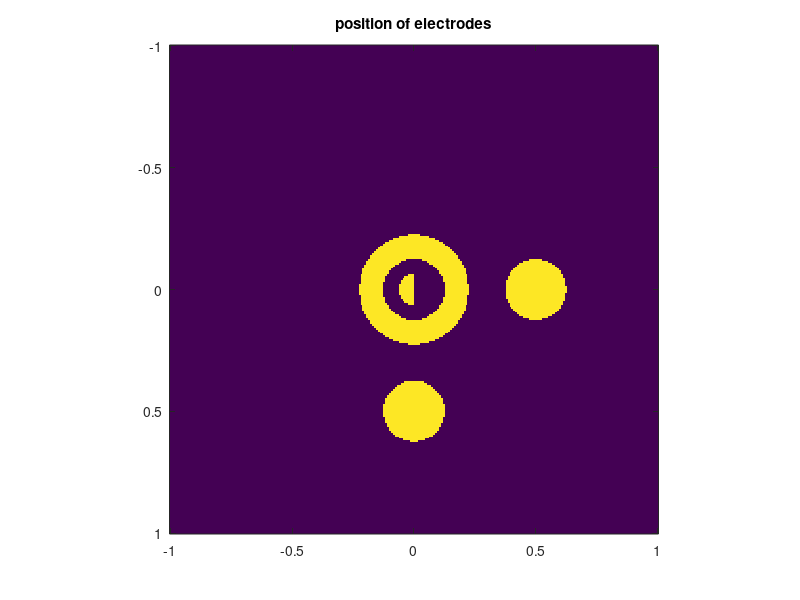
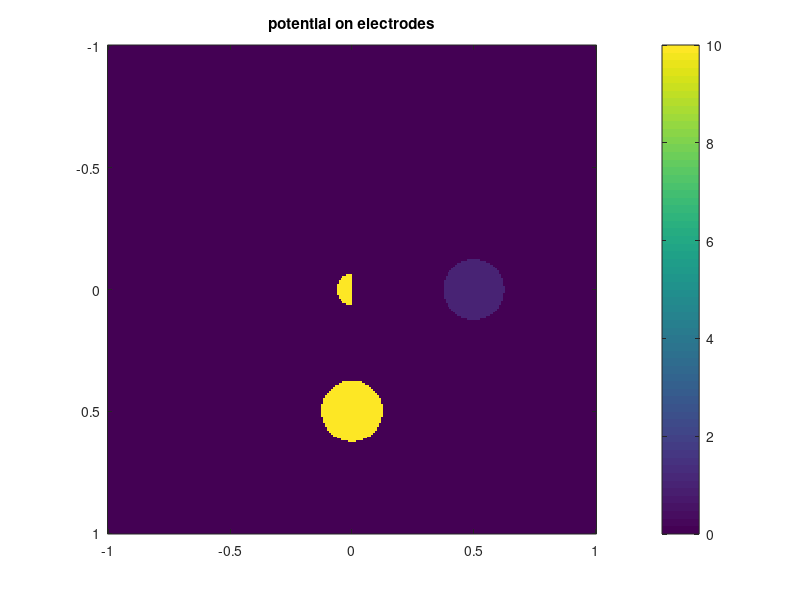
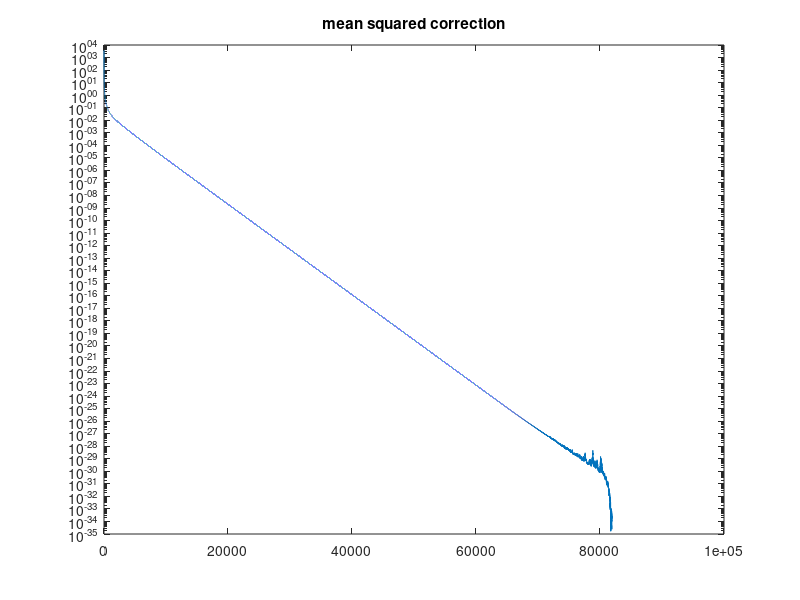
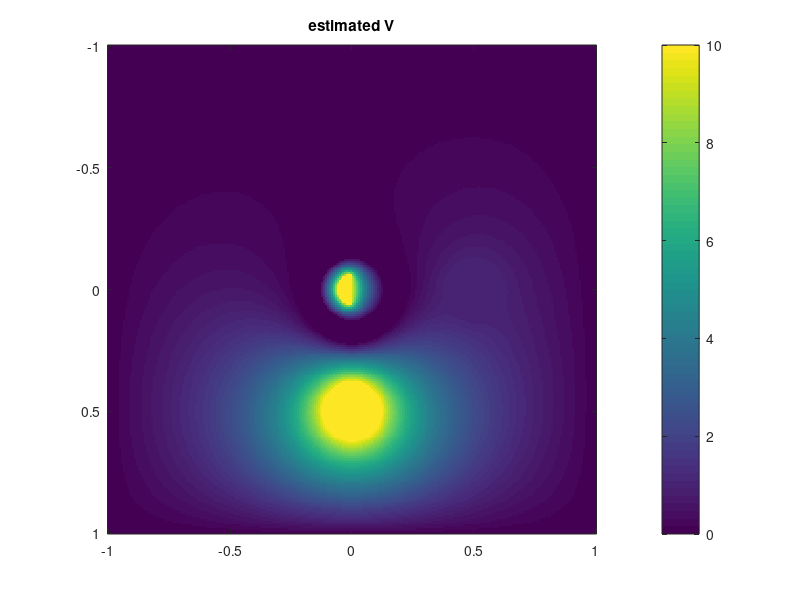

Reproduce these figures in MATLAB, in order.
%demonstration of electrostatic shielding in a multiconductor case
%make use of numerical solution of Laplace equation with boundary
%conditions, to show redistribution of charges for a collection of
%conductors and how inside a shielding box (electrode 2) the fields and charges inside
%are unaffected by the outside charges. Note that the surface charges on
%the inside of the shielding box DO change in order to keep the internal
%field and the charges on electrode 1 from changing when external changes (V3 and V4) are applied
%Jo Verbeeck, EMAT, University of Antwerp, oct 2017.
clear all
close all

%define shape of 4 electrodes, work in 2D to keep it simple (3D takes much
%longer to calculate)

%define grid
xmax=1; %extension of grid [m]
xpoints=256; %number of grid points to calculate
x=linspace(-xmax,xmax,xpoints);
y=x;
[X,Y]=meshgrid(x,y);
R=sqrt(X.^2+Y.^2);


%define 4 electrodes with funny shapes
gap=xmax/8; %defines gap
w=xmax/10;
%logic functions being 1 where a certain electrode is defined and zero
%elsewhere
electrode1=(R<gap/2).*(X<0); %half disc inside shielding ring
electrode2=(R>gap).*(R<(gap+w)); %shielding ring
electrode3=sqrt((X-4*gap).^2+Y.^2)<gap; %disc outside shielding
electrode4=sqrt((Y-4*gap).^2+X.^2)<gap; %another disc outside shielding
%and the potential on each electrode
V1=10;
V2=0; %assune shielding at gnd potential (arbitrary, but this is convention)
V3=1;
V4=10;


vac=(~electrode1).*(~electrode2).*(~electrode3).*(~electrode4); %logic function defining the vacuum region where no electrodes are present
V=V1*electrode1+V2*electrode2+V3*electrode3+V4*electrode4; %potential boundary conditions=known constant potential on the electrodes
idelectrode=find(~vac); %index for all points that contain electrodes
idvac=find(vac); %index for all points in vacuum

figure
imagesc(x,y,~vac)
axis image
title('position of electrodes')

figure
imagesc(x,y,V)
title('potential on electrodes')
colorbar
axis image

%solve the Laplace equation for vacuum with boundary conditions
%first rough attempt: all vacuum points to average potential on electrodes
%(this is clearly too crude but we need to start somewhere)
V(idvac)=mean(V(idelectrode)); %replace vacuum potential by the mean potential on the electrodes

%second step: relaxation method
Vn=V; %starting condition is first rough estimate
kmax=100000; %number of itteration steps

K=[1/4,0,1/4;0,0,0;1/4,0,1/4]; %Laplace kernel replacing the central point by the average of 4 neighbouring points. 
% This is a crude numerical approximation to the mean value theorem stating
% that the potential inside a sphere is equal to the average potential on
% the surface of that sphere if no charges are present inside the sphere

%faster algorithms exist that start with a rough grid and refine the grid
%in the process, also the first guess for potential could be a lot smarter
%when e.g. taking a weighted average depending on distance

for k=1:kmax,
    Vold=Vn;
    Vn=conv2(Vold,K,'same'); %apply kernel to old estimate
    Vn(idelectrode)=V(idelectrode);%and reinforce the boundary conditions
    dif=Vold-Vn;%difference between old and new estimate
    error(k)=sum(dif(:).^2); %square difference as indicator of convergence
   
    %imagesc(Vn); %see how the potential evolves while calculating (but
    %takes a lot of time that should really go to the calculation and not
    %to plotting
    %pause(0.1); %to force refreshing everytime we come here, otherwise the
    %image is not updated
end

figure
semilogy(error)
title('mean squared correction')

figure
imagesc(x,y,Vn)
colorbar
title('estimated V')
axis image

%get E field from this
[Ex,Ey]=gradient(-Vn,x,y);
E=sqrt(Ex.^2+Ey.^2);

%figure
%quiver(X,Y,Ex,Ey);

figure
imagesc(x,y,E)
colorbar();
title('|E|')
axis image

figure
eps0=8.854e-12;
rho=eps0*divergence(X,Y,Ex,Ey);
imagesc(x,y,rho)
colorbar();
title('charge density \rho')
axis image


